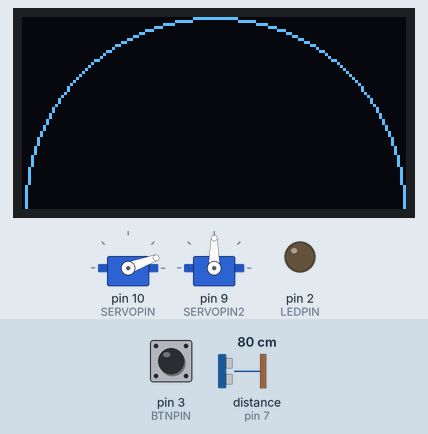
Bench run of a sketch on a simulated Arduino Uno, built with avr-gcc and run on an emulated ATmega328P. On the bench: 128×64 one-colour display, 2 × servo, output pins drawn as LEDs (lit = HIGH). The test bench sets the inputs (shaded band); at power-on: pin 3 (BTNPIN) LOW, distance to the obstacle (sensor on pin 7) 80 cm. The echo pulse lasts 58.3 µs per cm.

Above: at 2.2 s.
2.3 s: pin 3 (BTNPIN) pulled HIGH for 0.15 s
At 2.55 s:
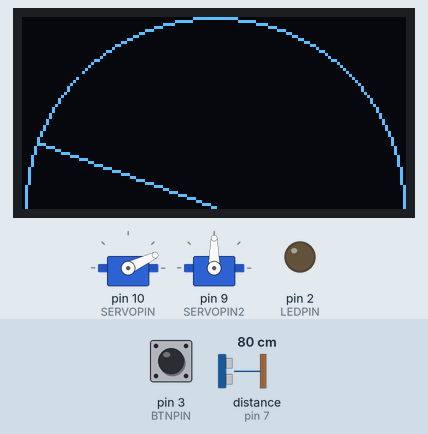
3.0 s: distance to the obstacle (sensor on pin 7) set to 42 cm
At 3.15 s:
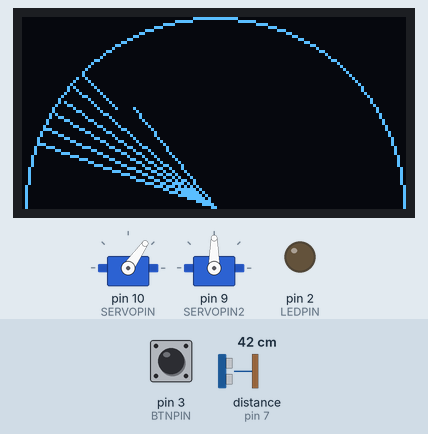
5.0 s: distance to the obstacle (sensor on pin 7) set to 39 cm
At 5.15 s:
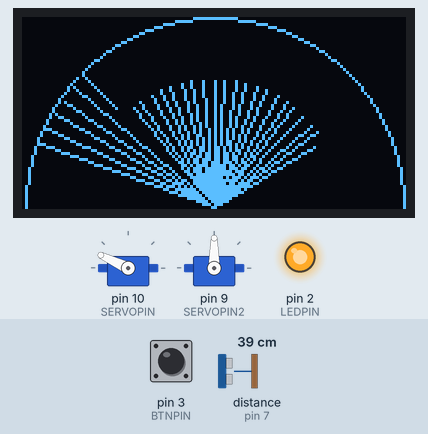
6.9 s: distance to the obstacle (sensor on pin 7) set to 2 cm
At 7.05 s:
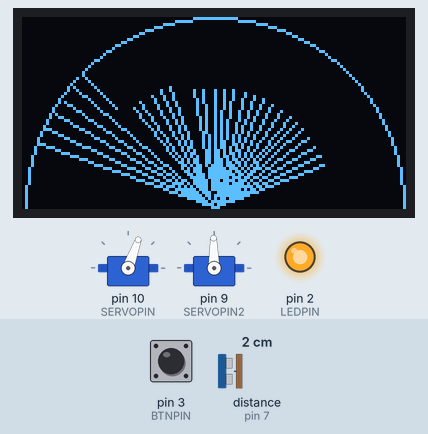
8.7 s: distance to the obstacle (sensor on pin 7) set to 60 cm
At 8.85 s:
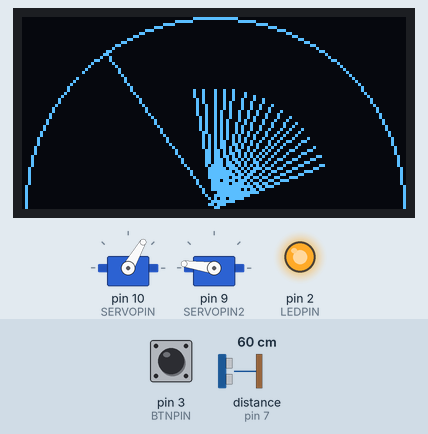
10.6 s: pin 3 (BTNPIN) pulled HIGH for 1 s
At 10.6 s:
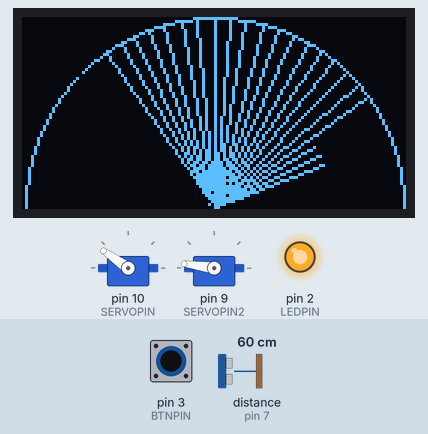
Timing chart, 0 to 13.6 s (numbered marks = the images above; inputs shaded):
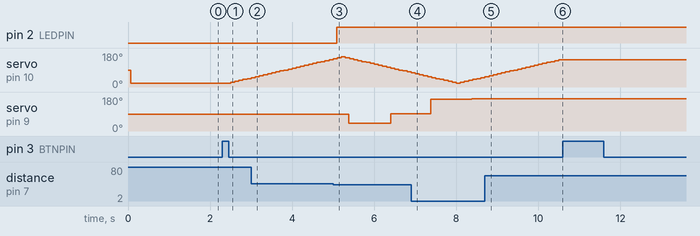

The sketch:

Radar2.ino
```cpp
#include <NewPing.h>
#include <Servo.h>
#include <Adafruit_GFX.h>
#include <Adafruit_SSD1306.h>

#define PI 3.1415926535897932384626433832795

#define BTNPIN 3
#define LEDPIN 2

#define TURNRATE 100
#define TURNRATEGUN 1000

#define SCREEN_WIDTH 128
#define SCREEN_HEIGHT 64

#define SERVOPIN 10
#define SERVOPIN2 9

#define TRIGGER_PIN 5
#define ECHO_PIN 7
#define MAX_DISTANCE 60

const int dBtw = 11;
const int aBtw = 5;
const int critD = 40;

Adafruit_SSD1306 display(SCREEN_WIDTH, SCREEN_HEIGHT, &Wire, 4);

NewPing sonar(TRIGGER_PIN, ECHO_PIN, MAX_DISTANCE);
Servo servo;
Servo servo2;

unsigned long turnUpdate;
unsigned long gunUpdate;

uint8_t btn_prev = LOW;
bool isWorking = false;

int currentAngle = 20;
bool turnRight = true;

int lineX = 0;
int lineY = 1;
int lineDistance = 2;
short angleToLines[36][3];
int iterator = 0;

void setup() {

  pinMode(BTNPIN, INPUT);
  pinMode(LEDPIN, OUTPUT);

  Serial.begin(9600);

  if (!display.begin(SSD1306_SWITCHCAPVCC, 0x3C)) {
    Serial.println(F("SSD1306 allocation failed"));
    for (;;);
  }

  drawField();

  servo.attach(SERVOPIN);
  servo.write(currentAngle);

  servo2.attach(SERVOPIN2);
  servo2.write(90);
  delay(1000);

  turnUpdate = millis() + TURNRATE;
  gunUpdate = millis() + TURNRATEGUN;
}

void loop() {
  unsigned long currMil = millis();

  if (readButton() == true)
  {
    isWorking = !isWorking;
    turnUpdate = millis() + TURNRATE;
    gunUpdate = millis() + TURNRATEGUN;
  }

  if (currMil > turnUpdate && isWorking == true)
  {
    turnRadar();
    turnUpdate += TURNRATE;
  }

  if (currMil > gunUpdate && isWorking == true)
  {
    turnGun();
    gunUpdate += TURNRATEGUN;
  }
}

void turnGun()
{
  int radAngle = 0;
  int d = 60;

  for (int i = 0; i < 36; i++)
  {
    if (angleToLines[i][lineDistance] > 0 &&
        angleToLines[i][lineDistance] < d)
    {
      d = angleToLines[i][lineDistance];
      radAngle = 20 + i * 5;
    }
  }

  if (d >= critD)
  {
    return;
  }

  int angle = 180 - radAngle + aBtw;

  float b = sqrt(d * d + dBtw * dBtw - 2 * d * dBtw * cos(angle * PI / 180 ));
  int turnAngle = 180 - aBtw - acos((dBtw * dBtw + b * b - d * d) / (2 * dBtw * b)) * 180 / PI;

  servo2.write(turnAngle);
}

void turnRadar()
{
  servo.write(currentAngle);
  delay(50);

  int distance = sonar.ping_cm();
  if (distance == 0)
  {
    distance = MAX_DISTANCE;
  }

  int distanceOnScreen = map(distance, 0, MAX_DISTANCE, 0, display.height() - 3);

  float rayX = -cos((float) currentAngle / 360 * 2 * PI);
  float rayY = sin((float) currentAngle / 360 * 2 * PI);
  int screenX = display.width() / 2 + rayX * distanceOnScreen;
  int screenY = display.height() - 1 - rayY * distanceOnScreen;

  display.drawLine(display.width() / 2, display.height() - 1, angleToLines[iterator][lineX], angleToLines[iterator][lineY], SSD1306_BLACK);
  display.drawLine(display.width() / 2, display.height() - 1, screenX, screenY, SSD1306_WHITE);
  display.display();

  angleToLines[iterator][lineX] = screenX;
  angleToLines[iterator][lineY] = screenY;
  angleToLines[iterator][lineDistance] = distanceOnScreen;

  if (turnRight == true)
  {
    currentAngle += 5;
    iterator++;

    if (currentAngle > 160)
    {
      iterator -= 2;
      currentAngle = 155;
      turnRight = false;
    }
  }
  else
  {
    currentAngle -= 5;
    iterator--;

    if (currentAngle < 20)
    {
      iterator += 2;
      currentAngle = 25;
      turnRight = true;
    }
  }

  bool isLight = false;

  for (int i = 0; i < 36; i++)
  {
    if (angleToLines[i][lineDistance] < critD && angleToLines[i][lineDistance] > 0)
    {
      isLight = true;
      break;
    }
  }

  if (isLight == true)
  {
    digitalWrite(LEDPIN, HIGH);
  }
  else
  {
    digitalWrite(LEDPIN, LOW);
  }
}

void drawField()
{
  display.clearDisplay();
  display.drawCircle(display.width() / 2, display.height() - 1, display.height() - 1, SSD1306_WHITE);
  display.display();
}

bool readButton()
{
  uint8_t btn = digitalRead(BTNPIN);

  if (btn == HIGH)
  {
    if (btn_prev == LOW)
    {
      btn_prev = HIGH;
      return true;
    }
  }
  else
  {
    btn_prev = LOW;
  }

  return false;
}
```

Measured:
- the behaviour switches between 40 and 39 cm on distance to the obstacle (sensor on pin 7) (found by bisection; images 2 and 3)
- after the input at 2.3 s, servo on pin 10 (SERVOPIN): moves from 20° to 45° over 0.40 s, starting after 0.20 s; the display: changes after 0.18 s (image 1)
- after the input at 5.0 s, pin 2 (LEDPIN): LOW → HIGH after 0.08 s; servo on pin 9 (SERVOPIN2): 90° → 41° after 0.38 s, → 91° 1.0 s later
- after the input at 10.6 s, pin 2 (LEDPIN): stays HIGH (without the input it goes to LOW after 3.1 s); servo on pin 10 (SERVOPIN): stops changing and stays 145°
